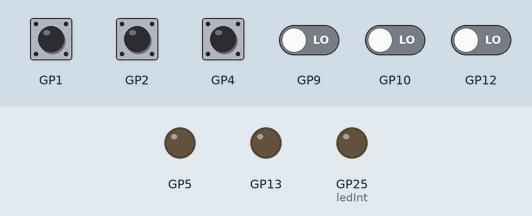
A program run on a simulated Raspberry Pi Pico running CircuitPython. Parts: output pins drawn as LEDs (lit = HIGH). The test bench sets the inputs (shaded band); at power-on: GP1, GP2, GP4, GP9, GP10, GP12 LOW. Touch pads read as touched when driven HIGH; what the program prints to the serial console is not drawn.

Above: at 4.2 s.
4.3 s: GP2 pulled HIGH for 0.15 s
At 4.38 s:
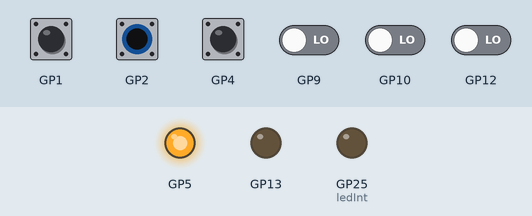
5.9 s: GP4 pulled HIGH for 0.15 s
At 5.98 s:
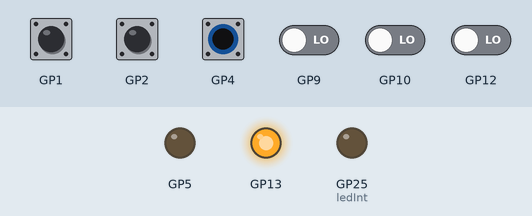
7.5 s: GP1 pulled HIGH for 0.15 s
At 7.58 s:
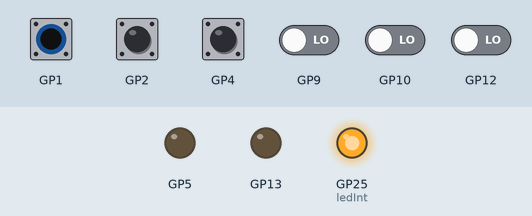
Timing chart, 0 to 10.5 s (numbered marks = the images above; inputs shaded):
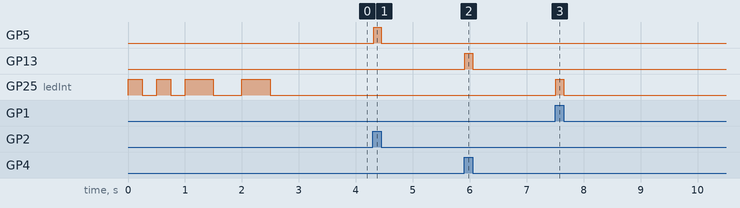

Measured:
- after the input at 4.3 s, GP5: LOW → HIGH at once, → LOW 0.14 s later
- after the input at 5.9 s, GP13: LOW → HIGH at once, → LOW 0.14 s later
- after the input at 7.5 s, GP25 (ledInt): LOW → HIGH at once, → LOW 0.14 s later

The program:

capsense-cdc.py
```python
import time
import board
import digitalio
import touchio
import busio
import usb_cdc

ledInt = digitalio.DigitalInOut(board.LED)
ledInt.direction = digitalio.Direction.OUTPUT

BLA = 0
while BLA < 2:
    ledInt.value = True
    time.sleep(0.25)
    ledInt.value = False
    time.sleep(0.25)
    BLA += 1

# touchThresholdsAdd  = [ 1880        , 720       , 720       , 720       , 720       , 720        ]
touchThresholds     = [ 1800        , 1700       , 1700 , 1700       , 1700       , 1700        ]
# touchPins           = [ board.GP0   , board.GP2 , board.GP4 , board.GP6 , board.GP8 , board.GP10 ]
touchPins           = [ board.GP1   , board.GP2 , board.GP4 , board.GP9 , board.GP10 , board.GP12 ]
# ledPins             = [ board.LED   , board.GP15, None      , None      , None      , None       ]
ledPins             = [ board.LED ,  board.GP5, board.GP13, None      , None      , None       ]
numTouch = 6 # 6 # touchPins.size

but1 = digitalio.DigitalInOut(board.GP7)
but1.switch_to_input(pull=digitalio.Pull.UP) # they close to GND
but2 = digitalio.DigitalInOut(board.GP15)
but2.switch_to_input(pull=digitalio.Pull.UP) # they close to GND

touchIns = []
leds = []
touchVals = []
for idx in range(numTouch):
    pin = touchPins[idx]
    touchIn = touchio.TouchIn(pin)
    touchIn.threshold = touchThresholds[idx]
    touchIns.append(touchIn)
    ledPin = ledPins[idx]
    led = None
    if not (ledPin is None):
        if ledPin == board.LED:
            led = ledInt
        else:
            led = digitalio.DigitalInOut(ledPin)
            led.direction = digitalio.Direction.OUTPUT
            # led.value = True
            # time.sleep(0.2)
            # led.value = False

    leds.append(led)
    touchVals.append(0)

ledInt.value = True
time.sleep(0.5)
ledInt.value = False
time.sleep(0.5)

# baudRate = 115200 # 9600
# writer = busio.UART(tx=board.GP16, rx=board.GP17, baudrate=baudRate, bits=8, parity=None, stop=1) #  timeout: float = 1, receiver_buffer_size: int = 64
writer = usb_cdc.data
writer.write_timeout = None

ledInt.value = True
time.sleep(0.5)
ledInt.value = False
time.sleep(0.5)

# for some reason binary reception is not good unless we ensure
# newline characters are sent. thus, use 0xA as terminator, and
# then we have to special case sensor value bytes that are 0xA
bufSz = numTouch * 2 + 2
buf = bytearray(bufSz) # 2 bytes per sensor value, one start word byte, one stop word byte
buf[0]         = 0b10000000
buf[bufSz - 1] = 0b10000001 # 10 # test newline 0b10000001

# bufStall = bytearray(bufSz)

# touchio library raw values clip at 10000 (14 bits)
while True:
    bi = 1
    for idx in range(numTouch):
        touch    = touchIns[idx]
        touchVal = touch.raw_value
        thresh   = touchThresholds[idx]
        touched  = touchVal > thresh # touch.threshold
        led      = leds[idx]
        if not (led is None):
            # if idx == 0:
            #     led.value = not but1.value
            # elif idx == 1:
            #     led.value = not but2.value
            # else:
            led.value = touched

        senseHi  = (touchVal >> 7) & 0b1111111
        # if (senseHi >= 10):
        #     senseHi += 1 #test
        senseLo  =  touchVal       & 0b1111111
        # if (senseLo >= 10):
        #     senseLo += 1 #test
        buf[bi]  = senseHi
        bi += 1
        buf[bi]  = senseLo
        bi += 1
        touchVals[idx] = touchVal

    # text = "A: {}, B: {}\n".format(touchVals[0], touchVals[0])
    # buf1 = bytes(text, "ascii")
    # uart.write(buf1)
    # written =
    writer.write(buf)
    # writer.flush()
    # if written is None:
    #     written = 0
    #
    # if (written < bufSz):
    #     leds[0].value = True
    #     time.sleep(0.5)
    #     leds[0].value = False
    #     time.sleep(0.5)

    time.sleep(0.01)

deinit(uart)
```
